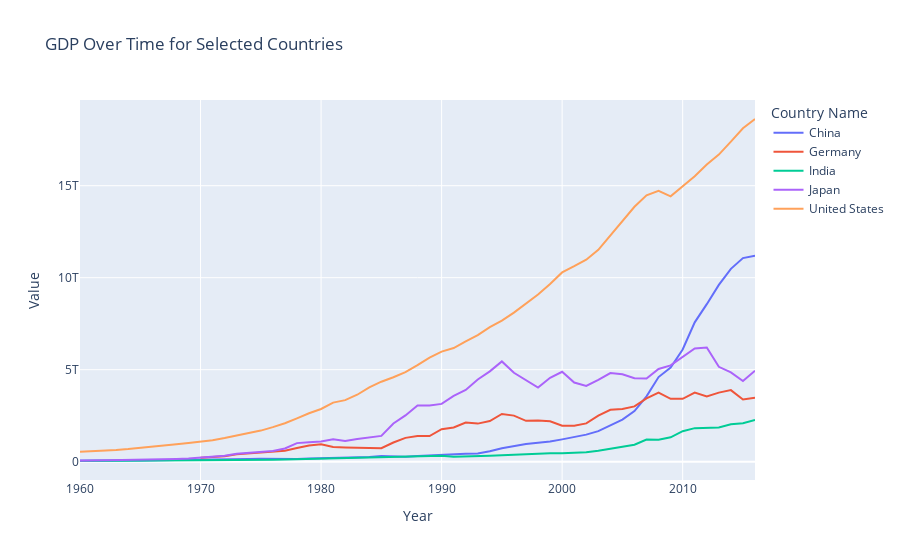

Source (notebook cell):
### Code cell
selected_countries = ['United States', 'China', 'India', 'Germany', 'Japan']


df_selected = df[df['Country Name'].isin(selected_countries)]

fig1 = px.line(df_selected, x='Year', y='Value', color='Country Name', title='GDP Over Time for Selected Countries')
fig1.show()
